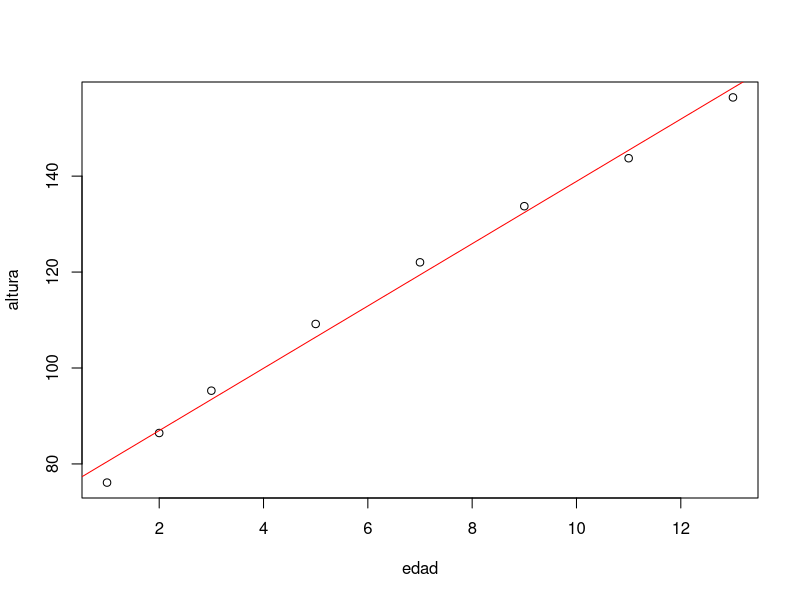

This chart was generated by the following R code:
edad = c(1,2,3,5,7,9,11,13)
altura = c(76.11,86.45,95.27,109.18,122.03,133.73,143.73,156.41)
datos1 = data.frame(edad,altura)
datos1
plot(datos1)
reg_edad_altura=lm(altura~edad,data=datos1)
reg_edad_altura
summary(reg_edad_altura)
abline(reg_edad_altura,col="red")
